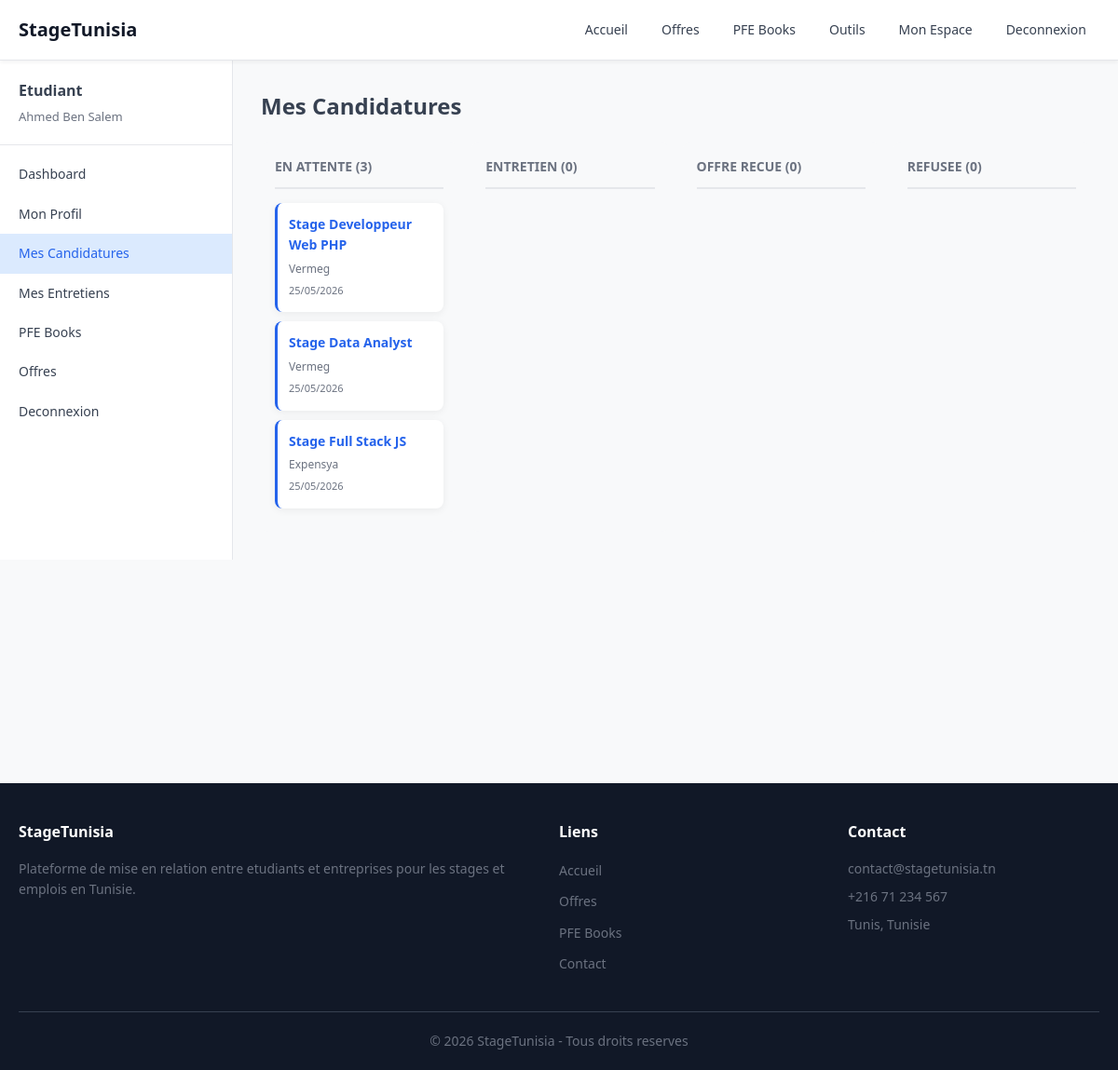
The app's page /etudiant/candidatures.php (signed in) with its own data.
### tables this page shows
CREATE TABLE candidatures (
    id INT AUTO_INCREMENT PRIMARY KEY,
    offre_id INT NOT NULL,
    etudiant_id INT NOT NULL,
    message TEXT,
    cv_path VARCHAR(255) DEFAULT NULL,
    date_candidature DATETIME DEFAULT CURRENT_TIMESTAMP,
    statut VARCHAR(50) DEFAULT 'en_attente',
    FOREIGN KEY (offre_id) REFERENCES offres(id) ON DELETE CASCADE,
    FOREIGN KEY (etudiant_id) REFERENCES etudiants(id) ON DELETE CASCADE
);

CREATE TABLE offres (
    id INT AUTO_INCREMENT PRIMARY KEY,
    entreprise_id INT NOT NULL,
    titre VARCHAR(200) NOT NULL,
    description TEXT,
    type_contrat VARCHAR(50) NOT NULL DEFAULT 'stage',
    duree VARCHAR(50) DEFAULT '',
    remuneration VARCHAR(100) DEFAULT '',
    lieu VARCHAR(100) DEFAULT '',
    secteur VARCHAR(100) DEFAULT '',
    competences_requises TEXT,
    date_publication DATETIME DEFAULT CURRENT_TIMESTAMP,
    date_expiration DATE DEFAULT NULL,
    active TINYINT(1) DEFAULT 1,
    FOREIGN KEY (entreprise_id) REFERENCES entreprises(id) ON DELETE CASCADE
);

CREATE TABLE entreprises (
    id INT AUTO_INCREMENT PRIMARY KEY,
    utilisateur_id INT NOT NULL UNIQUE,
    nom_entreprise VARCHAR(150) NOT NULL,
    secteur VARCHAR(100) DEFAULT '',
    description TEXT,
    logo VARCHAR(255) DEFAULT 'photos/logos/logo-entreprise-default.svg',
    site_web VARCHAR(255) DEFAULT '',
    telephone VARCHAR(20) DEFAULT '',
    gouvernorat VARCHAR(50) DEFAULT '',
    technopole VARCHAR(100) DEFAULT '',
    FOREIGN KEY (utilisateur_id) REFERENCES utilisateurs(id) ON DELETE CASCADE
);

### includes/functions.php (called while the page is built, shortened)
<?php
function getCandidatures($pdo, $etudiant_id) {
    $stmt = $pdo->prepare("SELECT c.*, o.titre, o.type_contrat, o.lieu, o.entreprise_id, e.nom_entreprise FROM candidatures c JOIN offres o ON c.offre_id = o.id JOIN entreprises e ON o.entreprise_id = e.id WHERE c.etudiant_id = ? ORDER BY c.date_candidature DESC");
    $stmt->execute([$etudiant_id]);
    return $stmt->fetchAll();
}
function formatDate($date) {
    return date('d/m/Y', strtotime($date));
}

### etudiant/candidatures.php (the view, shortened to what this page needs)
<?php
require_once '../config/database.php';
require_once '../includes/functions.php';
$req_etudiant = $pdo->prepare("SELECT * FROM etudiants WHERE utilisateur_id = ?");
$req_etudiant->execute([$_SESSION['user_id']]);
$etudiant = $req_etudiant->fetch();
$candidatures = getCandidatures($pdo, $etudiant['id']);
$cand_attente = [];
$cand_entretien = [];
$cand_offre = [];
$cand_refusee = [];
if ($candidatures != false) {
    foreach ($candidatures as $cand) {
        if ($cand['statut'] == 'en_attente') {
            $cand_attente[] = $cand;
        } elseif ($cand['statut'] == 'entretien') {
            $cand_entretien[] = $cand;
        } elseif ($cand['statut'] == 'offre_recue') {
            $cand_offre[] = $cand;
        } elseif ($cand['statut'] == 'refusee') {
            $cand_refusee[] = $cand;
        }
    }
}
include '../includes/header.php';
?>
<div class="dashboard-layout">
<?php include '../includes/sidebar_etudiant.php'; ?>
<div class="dashboard-content">
    <h2><?= icon('briefcase') ?> Mes Candidatures</h2>
    <?php if (empty($candidatures)): ?>
        <p>Tu n as pas encore postule. <a href="../offres.php">Voir les offres</a></p>
    <?php else: ?>
    <div class="kanban-board">
        <div class="kanban-col" data-statut="en_attente">
            <h3 class="kanban-col-header">En attente (<?= count($cand_attente) ?>)</h3>
            <?php foreach ($cand_attente as $c): ?>
            <div class="kanban-card" draggable="true" data-id="<?= $c['id'] ?>" data-statut="<?= $c['statut'] ?>">
                <h4><a href="../offre-detail.php?id=<?= $c['offre_id'] ?>"><?= htmlspecialchars($c['titre']) ?></a></h4>
                <p><?= htmlspecialchars($c['nom_entreprise']) ?></p>
                <small><?= formatDate($c['date_candidature']) ?></small>
            </div>
            <?php endforeach; ?>
        </div>
        <div class="kanban-col" data-statut="entretien">
            <h3 class="kanban-col-header">Entretien (<?= count($cand_entretien) ?>)</h3>
        </div>
        <div class="kanban-col" data-statut="offre_recue">
            <h3 class="kanban-col-header">Offre recue (<?= count($cand_offre) ?>)</h3>
        </div>
        <div class="kanban-col" data-statut="refusee">
            <h3 class="kanban-col-header">Refusee (<?= count($cand_refusee) ?>)</h3>
        </div>
    </div>
    <?php endif; ?>
</div>
<?php include '../includes/footer.php'; ?></div>

### css/style.css (style rules this page uses)
:root { --primary: #2563eb; --primary-dark: #1d4ed8; --primary-light: #dbeafe; --secondary: #0d9488; --danger: #dc2626; --warning: #d97706; --success: #059669; --gray-50: #f8f9fa; --gray-100: #f3f4f6; --gray-200: #e5e7eb; --gray-300: #d1d5db; --gray-500: #6b7280; --gray-600: #4b5563; --gray-700: #374151; --gray-900: #111827; --white: #fff; --shadow: 0 2px 8px rgba(0,0,0,0.06); --shadow-lg: 0 4px 16px rgba(0,0,0,0.1); --radius: 8px; --radius-lg: 12px; }
* { margin: 0; padding: 0; box-sizing: border-box; }
html { scroll-behavior: smooth; }
body { font-family: 'Segoe UI', Tahoma, Geneva, Verdana, sans-serif; color: var(--gray-700); background: var(--gray-50); line-height: 1.6; }
a { color: var(--primary); text-decoration: none; }
.dashboard-layout { display: flex; }
.dashboard-content { flex: 1; padding: 30px; max-width: calc(100% - 250px); }
.dashboard-content h2 { margin-bottom: 10px; display: flex; align-items: center; gap: 10px; }
.kanban-board { display: grid; grid-template-columns: repeat(4, 1fr); gap: 15px; margin-top: 20px; }
.kanban-col { background: var(--gray-50); border-radius: var(--radius); padding: 15px; min-height: 300px; }
.kanban-col-header { font-size: 14px; font-weight: 600; margin-bottom: 15px; padding-bottom: 10px; border-bottom: 2px solid var(--gray-200); text-transform: uppercase; color: var(--gray-500); }
.kanban-card { background: var(--white); padding: 12px; border-radius: var(--radius); box-shadow: var(--shadow); margin-bottom: 10px; cursor: grab; border-left: 3px solid var(--primary); transition: 0.2s; }
.kanban-card h4 { font-size: 14px; margin-bottom: 4px; }
.kanban-card p { font-size: 12px; color: var(--gray-500); }
.kanban-card small { font-size: 11px; color: var(--gray-500); }

### records on screen
candidatures: offre.titre "Stage Developpeur Web PHP", entreprises.nom_entreprise "Vermeg", date_candidature "25/05/2026"
candidatures: offre.titre "Stage Data Analyst", entreprises.nom_entreprise "Vermeg", date_candidature "25/05/2026"
candidatures: offre.titre "Stage Full Stack JS", entreprises.nom_entreprise "Expensya", date_candidature "25/05/2026"

### other values on screen
$_SESSION['user_prenom'] . ' ' . $_SESSION['user_nom'] "Ahmed Ben Salem"
count($cand_attente) "3"
count($cand_entretien) "0"
count($cand_offre) "0"
count($cand_refusee) "0"
